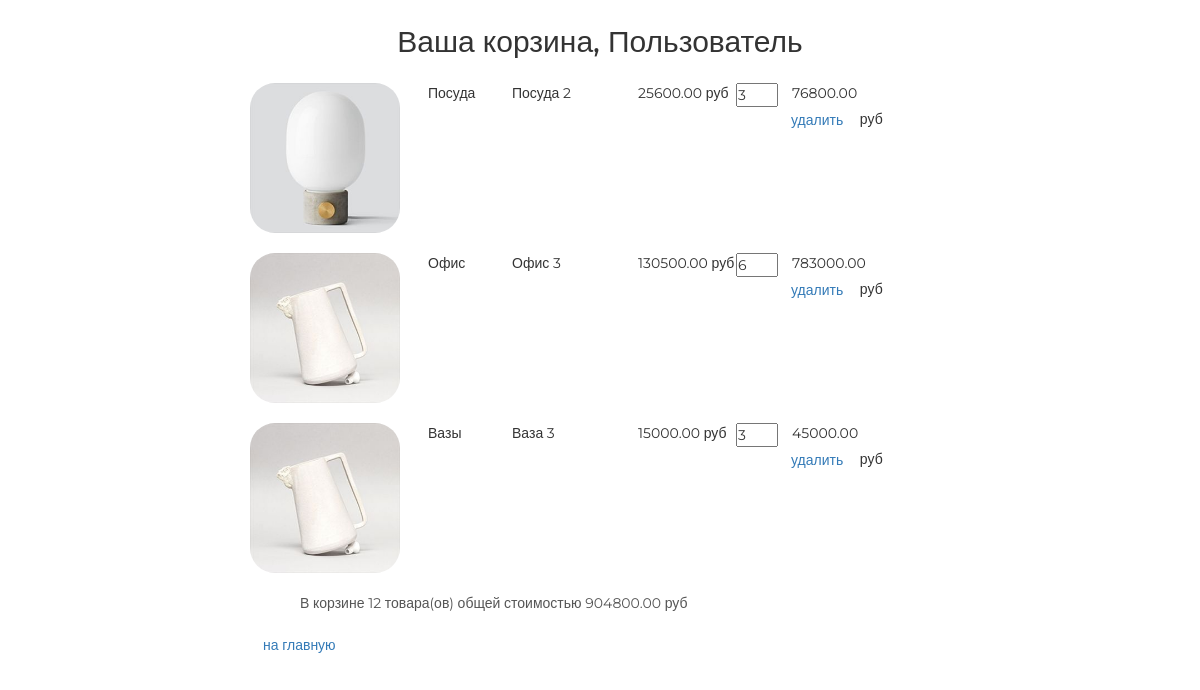
/basket/ (signed in), run on an earlier commit of the app's database.
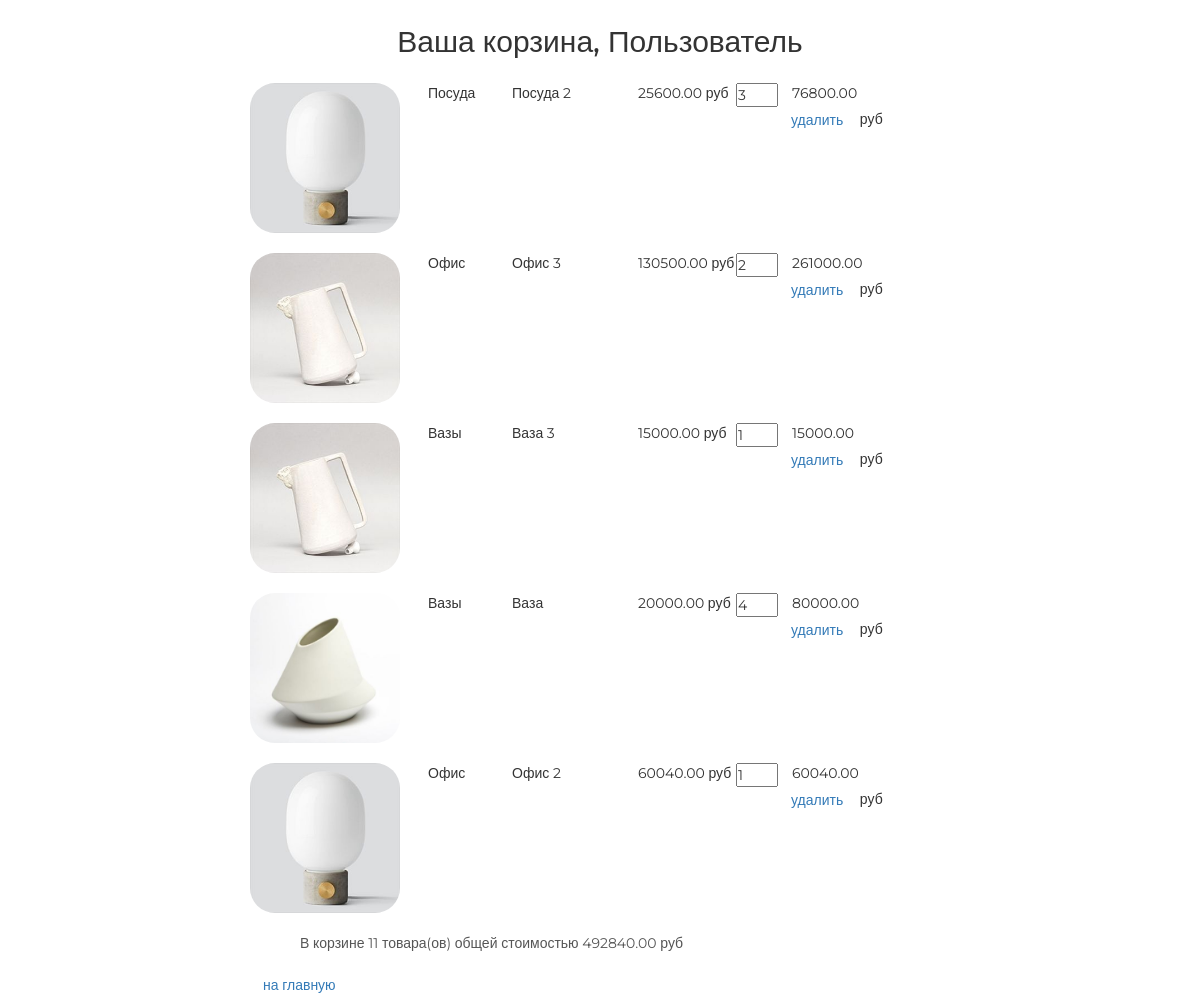
And on a later commit of the database.
### authapp/models.py (models this page shows)
class ShopUser(AbstractUser):
    age = models.PositiveIntegerField('возраст', null=True)
    avatar = models.ImageField(upload_to='avatars', blank=True)
    def basket_price(self):
        return sum(el.product_cost for el in self.basket.all())
    def basket_qty(self):
        return sum(el.qty for el in self.basket.all())

### basketapp/models.py (models this page shows)
class BasketItem(models.Model):
    user = models.ForeignKey(get_user_model(),
                             on_delete=models.CASCADE,
                             related_name='basket')
    product = models.ForeignKey(Product, on_delete=models.CASCADE)
    qty = models.PositiveIntegerField('количество', default=0)
    add_dt = models.DateTimeField('время', auto_now_add=True)
    update_dt = models.DateTimeField('время обновление', auto_now=True)
    @property
    def product_cost(self):
        return self.product.price * self.qty

### mainapp/models.py (models this page shows, shortened)
class Product(models.Model):
    category = models.ForeignKey(ProductCategory, on_delete=models.CASCADE)
    name = models.CharField('название', max_length=64)
    description = models.TextField('описание', blank=True)
    short_desc = models.CharField('краткое описание', max_length=200, blank=True)
    image = models.ImageField(upload_to='product-img', blank=True)
    price = models.DecimalField(max_digits=8, decimal_places=2, default=0)
    quantity = models.PositiveIntegerField('количество на складе', default=0)
    is_active = models.BooleanField('активность', default=True)
    class Meta:
        verbose_name = 'продукт'
        verbose_name_plural = 'продукты'

class ProductCategory(models.Model):
    name = models.CharField('название', max_length=64)
    description = models.TextField('описание', blank=True)
    is_active = models.BooleanField('активность', default=True)
    class Meta:
        verbose_name = 'категория'
        verbose_name_plural = 'категории'

### basketapp/views.py (the view)
# urls.py: path('', adminapp.index, name='index'),
@login_required
def index(request):
    basket = request.user.basket.all()
    context = {'page_title': 'корзина',
               'basket': basket
               }
    return render(request, 'basketapp/index.html', context)

### basketapp/templates/basketapp/index.html
{% extends 'basketapp/base.html' %}
{% load static %}
{% block container %}
    <div class="basket_list">
        {% if basket %}
            {% for product in basket %}
                <div class="basket_record">
                {% include 'basketapp/includes/basket_record.html' %}&nbspруб
                </div>
            {% endfor %}
            <div class="basket_summary">
                {% include 'basketapp/includes/basket_summary.html' %}
            </div>
        {% else %}
            <h4>Корзина пуста</h4>
        {% endif %}
        <a href="{% url 'basic:index' %}" class="btn btn-round">
            на главную
        </a>
    </div>
{% endblock %}

### basketapp/templates/basketapp/base.html (shortened to what this page needs)
<!DOCTYPE html>
{% load static %}
<html>
<head>
    {% block css %}
        <link rel="stylesheet" type="text/css" href="{% static 'css/bootstrap.min.css' %}">
        <link rel="stylesheet" type="text/css" href="{% static 'css/style.css' %}">
        <link rel="stylesheet" href="{% static 'fonts/font-awesome/css/font-awesome.css' %}">
    {% endblock %}
</head>
<body>
<div class="basket_container">
    <div class="h2 text-center head">
        Ваша корзина,
        {{ user.first_name|default:"пользователь"|capfirst }}
    </div>
    {% block container %}
    {% endblock %}
</div>
</body>
</html>

### basketapp/templates/basketapp/includes/basket_record.html
<img src="/media/{{ product.product.image }}"
     alt="{{ product.product.short_desc }}">
<span class="category_name">{{ product.product.category.name }}</span>
<span class="product_name">{{ product.product.name }}</span>
<span class="product_price">{{ product.product.price }}&nbspруб</span>
<input type="number" name="{{ product.pk }}"
       min="0" max="{{ product.product.quantity }}"
       value="{{ product.qty }}">
<span class="product_cost {{ product.pk }}">{{ product.product_cost }}</span>
<a href="{% url 'basket:delete' product.pk %}"
   class="btn btn-round">
    удалить
</a>

### basketapp/templates/basketapp/includes/basket_summary.html
В корзине {{ user.basket_qty }} товара(ов) общей стоимостью
{{ user.basket_price }} руб

### static/css/style.css (style rules this page uses)
* { margin: 0; padding: 0; }
body { font-family: 'Montserrat', sans-serif; }
html, body { height: 100%; }
.basket_container { margin: 25px auto; width: 700px; }
.basket_list input[type="number"] { width: 3em; position: relative; display: block; float: left; }
.basket_list span.category_name { margin-left: 2em; width: 5em; position: relative; display: block; float: left; }
.basket_list span.product_name { margin-left: 1em; width: 8em; position: relative; display: block; float: left; }
.basket_list span.product_price { margin-left: 1em; width: 7em; position: relative; display: block; float: left; }
.basket_list span.product_cost { margin-left: 1em; width: 7em; position: relative; display: block; float: left; }
.basket_list .basket_record { position: relative; display: block; height: 170px; float: none; }
.basket_container .head { margin: 25px auto; }
.basket_container img { display: block; float: left; width: 150px; border-radius: 25px; }
.basket_container .basket_summary { display: block; margin-left: 50px; margin-bottom: 15px; color: #555; }

What changed in the data, as far as the page shows it:
changed ShopUser "Пользователь": basket_qty "12" → "11"; basket_price "904800.00" → "492840.00"
changed BasketItem "Офис 3": qty "6" → "2"; product_cost "783000.00" → "261000.00"
changed BasketItem "Ваза 3": qty "3" → "1"; product_cost "45000.00" → "15000.00"
added BasketItem: product.image (picture), product.category.name "Вазы", product.name "Ваза", product.price "20000.00", qty "4", product_cost "80000.00"
added BasketItem: product.image (picture), product.category.name "Офис", product.name "Офис 2", product.price "60040.00", qty "1", product_cost "60040.00"
